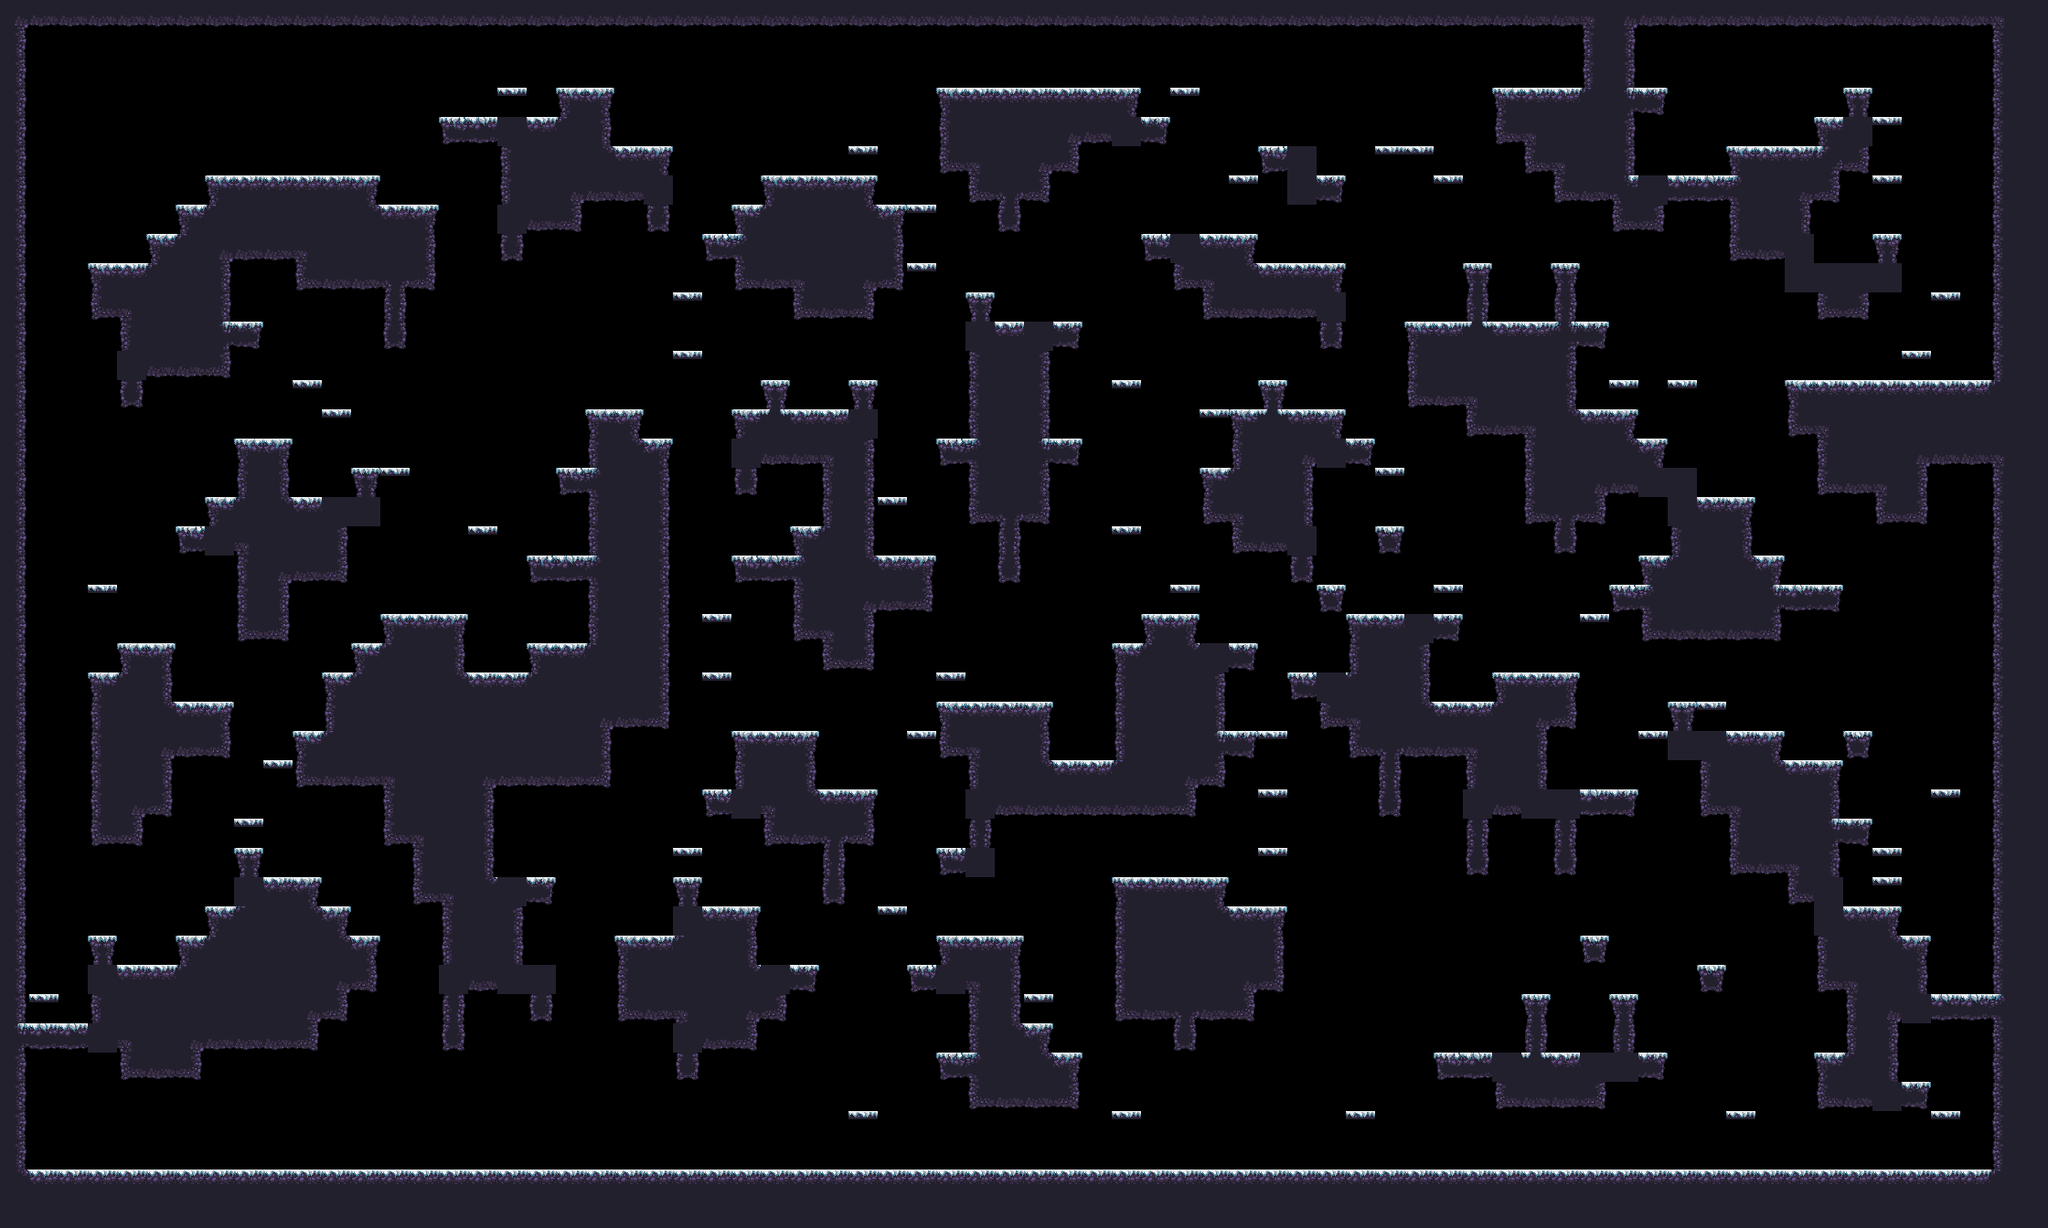

This is a level from a 2D game, rendered from its Tiled map with the project's own tilesets. A one-line summary and the map file follow, with tile-layer data summarised:
An orthogonal 70x42 tile map with 32x32 px tiles, 1 tile layer (main) and 17 objects (9x spawn, spawnPlayer0, spawnCrown0, spawnPlayer1, spawnCrown1, ...).

<map compressionlevel="0" height="42" infinite="0" nextlayerid="3" nextobjectid="4" orientation="orthogonal" renderorder="right-down" tiledversion="1.3.2" tileheight="32" tilewidth="32" version="1.2" width="70">
 <tileset firstgid="1" source="forest_winter_tile_set.tsx" />
 <layer height="42" id="1" name="main" width="70">
  <data>[2940 cells, 1228 non-empty, 28 distinct tile ids]</data>
 </layer>
 <objectgroup id="2" name="objects"><object id="1" name="spawnPlayer0" x="128" y="240.0" /><object id="2" name="spawnCrown0" x="96" y="240.0" /><object id="3" name="spawnPlayer1" x="1920" y="112.0" /><object id="4" name="spawnCrown1" x="1952" y="112.0" /><object id="5" name="spawnPlayer2" x="96" y="1232.0" /><object id="6" name="spawnCrown2" x="96" y="1232.0" /><object id="7" name="spawnPlayer3" x="2144" y="1040.0" /><object id="8" name="spawnCrown3" x="1952" y="1232.0" /><object id="9" name="spawn" x="2112" y="368.0" /><object id="10" name="spawn" x="416" y="624.0" /><object id="11" name="spawn" x="2016" y="592.0" /><object id="12" name="spawn" x="704" y="976.0" /><object id="13" name="spawn" x="576" y="80.0" /><object id="14" name="spawn" x="992" y="560.0" /><object id="15" name="spawn" x="2080" y="944.0" /><object id="16" name="spawn" x="160" y="656.0" /><object id="17" name="spawn" x="832" y="752.0" /></objectgroup></map>
